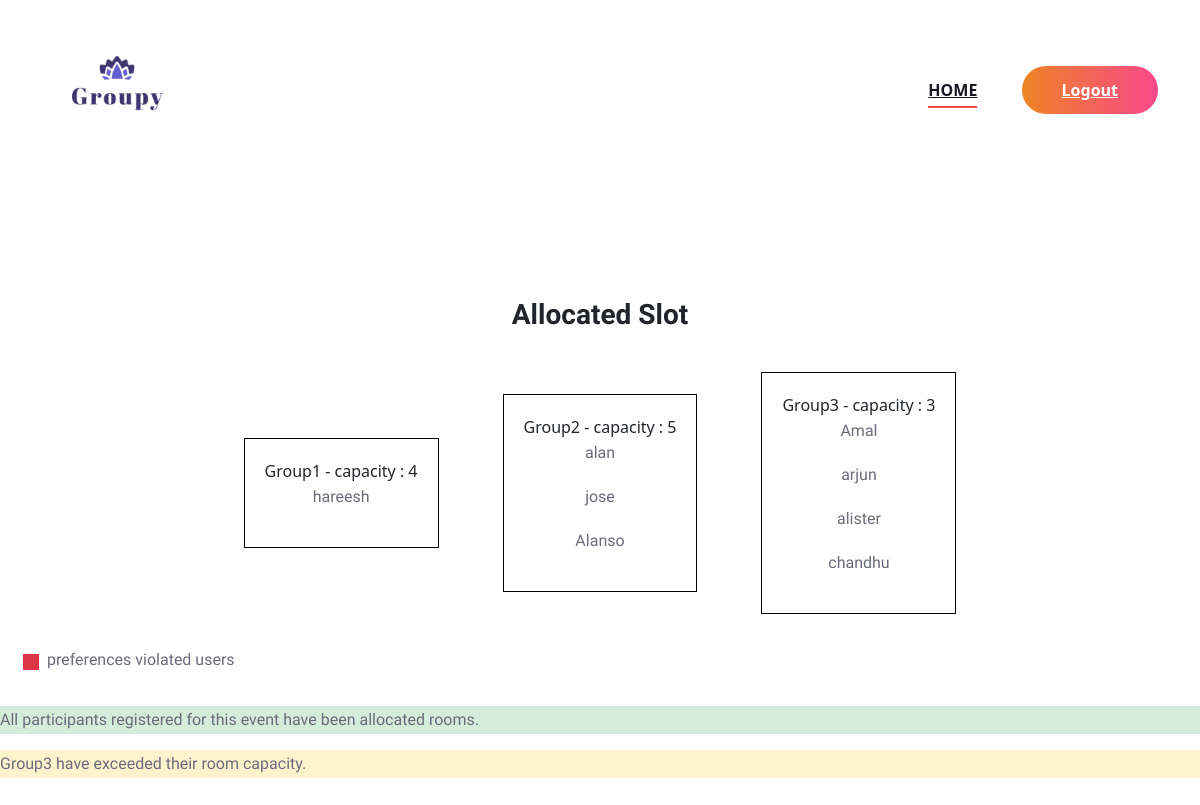
Screenshot of /Org/result/11/ with the database file from the repository.
### Organizer/models.py (models this page shows)
class Room(models.Model):
    events=models.ForeignKey(Event,on_delete=models.CASCADE)
    number=models.CharField(max_length=50)
    capacity=models.IntegerField(default=0)

### Guest/models.py (models this page shows)
class ParticipateUser(models.Model):
    user=models.CharField(max_length=50)
    events=models.ForeignKey(Event,on_delete=models.CASCADE)
    rooms=models.TextField(max_length=50,default="")
    new_rooms = models.TextField(max_length=50, default="")
    privatecode = models.TextField(max_length=50, default="")
    is_ignored = models.BooleanField(default=False)

### Organizer/views.py (the view)
# urls.py: path('result/<int:pk>/', views.result,name="result"),
def result(request, pk):
    event = Event.objects.get(id=pk)
    roomdata = Room.objects.filter(events=event)
    print(roomdata)
    try:
        participating_users = ParticipateUser.objects.filter(events=event)
        unallocated = ParticipateUser.objects.filter(events=event,new_rooms="")
        if not participating_users:
            messages.error(request, 'No user is registered for this event!')
            return render(request, "Organizer/allocation.html",{'rdata':roomdata} )
        allocated_users = participating_users.exclude(new_rooms="")
        ignored_users = participating_users.filter(new_rooms="", rooms__isnull=False)
        exceeded_groups = []  # List to store exceeded group numbers
        for room in roomdata:
            user_count = 0
            for user in allocated_users:
                if user.new_rooms and room.number in user.new_rooms:
                    user_count += 1
            if user_count > room.capacity:
                exceeded_groups.append(room.number)   # Add exceeded group number
        message = ""
        if ignored_users:
            message = "Some participants were ignored due to room capacity constraints."
        elif allocated_users:
            message = "All participants registered for this event have been allocated rooms."
        else:
            message = "No participants are registered for this event!"
        if exceeded_groups:
            exceeded_groups_message = ", ".join(exceeded_groups)
            e_message = f"  {exceeded_groups_message} have exceeded their room capacity."
        else:
            e_message="All rooms with in the capacity"
        context = {
            'data': allocated_users,
            'rdata': roomdata,
            'message': message,
            'unallocated': unallocated,
            'e_message': e_message,
        }
        return render(request, "Organizer/allocation.html", context)
    except Exception as e:
        print(e)
        messages.error(request, 'An error occurred while processing allocations!')
        return render(request, "Organizer/allocation.html", {'rdata': roomdata})

### Organizer/templates/Organizer/allocation.html (shortened to what this page needs)
{% extends 'Organizer/Head.html' %}
{% load static %}
{% block content %}
<br><br><br><br>
<!DOCTYPE html>
<html lang="en">
<head>
    <link href="https://cdn.jsdelivr.net/npm/bootstrap@5.3.0/dist/css/bootstrap.min.css" rel="stylesheet">
</head>
<body>
    <h3 class="text-center fw-bold">Allocated Slot</h3>
    <table align="center" cellpadding="10">
        <tr>
            {% for room in rdata %}
            <td>
                <div style="text-align:center;border:1px solid black;margin:22px;padding:20px">
                    {{ room.number }} - capacity : {{ room.capacity }}
                    {% for user in data %}
                    {% if room.number in user.new_rooms %}
                    {% if room.number in user.rooms %}
                    <p>{{ user.user }}</p>
                    {% else %}
                    <p style="color: red;">{{ user.user }}</p>
                    {% endif %}
                    {% endif %}
                    {% endfor %}
                </div>
            </td>
            {% endfor %}
    </table>
    <div class="col-md-12 d-flex mb-3 end-0 "><span class="bg-danger p-2 mx-2 mt-2 float-end" style="height: 3px;"> </span>
        <p class="float-end"> preferences violated users</p>
    </div>
    {% if message %}
    <div class=" {% if ignored_users %}alert-danger{% else %}alert-success{% endif %}">
        <p>{{ message }}</p>
    </div>
    {% endif %}
    {% if e_message %}
    <div class="{% if e_message %} alert-warning{% else %}alert-success{% endif %}">
        <p>{{e_message}}</p>
    </div>
    {% endif %}
</html>
<br><br><br><br><br><br><br><br><br><br><br><br><br><br><br><br><br><br><br><br><br>
{% endblock content %}

### Guest/static/Main/css/style.css (style rules this page uses)
html, body { height: 100%; font-family: "Work Sans", sans-serif; -webkit-font-smoothing: antialiased; font-smoothing: antialiased; }
h1, h2, h3, h4, h5, h6 { margin: 0; color: #111111; font-weight: 400; font-family: "Work Sans", sans-serif; }
h3 { font-size: 30px; }
p { font-size: 16px; font-family: "Work Sans", sans-serif; color: #6a6b7c; font-weight: 400; line-height: 28px; margin: 0 0 15px 0; }

### rows the page displays
Room: number "Group1", capacity "4"
ParticipateUser: user "hareesh"
Room: number "Group2", capacity "5"
ParticipateUser: user "alan"
ParticipateUser: user "jose"
ParticipateUser: user "Alanso"
Room: number "Group3", capacity "3"
ParticipateUser: user "Amal"
ParticipateUser: user "arjun"
ParticipateUser: user "alister"
ParticipateUser: user "chandhu"

### other values shown
{{ message }} "All participants registered for this event have been allocated rooms."
{{ e_message }} "Group3 have exceeded their room capacity."
